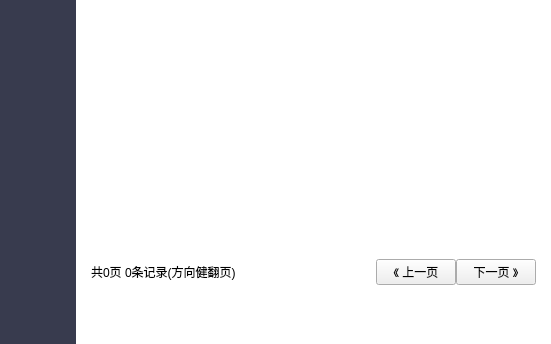
<?xml version="1.0" encoding="UTF-8"?>
<ui version="4.0">
 <class>OrderDetails</class>
 <widget class="QWidget" name="OrderDetails">
  <property name="geometry">
   <rect>
    <x>0</x>
    <y>0</y>
    <width>551</width>
    <height>344</height>
   </rect>
  </property>
  <property name="windowTitle">
   <string>Form</string>
  </property>
  <property name="styleSheet">
   <string notr="true"> #tableView_order,
#widget_6,
#widget_4,
#widget_2,
#widget_8{
border:0px;
background-color: white;
}
</string>
  </property>
  <layout class="QHBoxLayout" name="horizontalLayout" stretch="1,12">
   <property name="spacing">
    <number>0</number>
   </property>
   <property name="leftMargin">
    <number>0</number>
   </property>
   <property name="topMargin">
    <number>0</number>
   </property>
   <property name="rightMargin">
    <number>0</number>
   </property>
   <property name="bottomMargin">
    <number>0</number>
   </property>
   <item>
    <widget class="QWidget" name="widget" native="true">
     <property name="styleSheet">
      <string notr="true">#listWidget_toolbar,
#widget_3,
#widget{
background:rgb(56,59,78);
 border: none;
}

#tableView_order,
#widget_2,
#widget_4,
#widget_5,
#widget_6{
	border: none;
	background:rgb(255,255,255);

}</string>
     </property>
     <layout class="QVBoxLayout" name="verticalLayout" stretch="2,8,2">
      <property name="spacing">
       <number>0</number>
      </property>
      <property name="leftMargin">
       <number>8</number>
      </property>
      <property name="topMargin">
       <number>0</number>
      </property>
      <property name="rightMargin">
       <number>0</number>
      </property>
      <property name="bottomMargin">
       <number>0</number>
      </property>
      <item>
       <spacer name="verticalSpacer">
        <property name="orientation">
         <enum>Qt::Vertical</enum>
        </property>
        <property name="sizeHint" stdset="0">
         <size>
          <width>20</width>
          <height>54</height>
         </size>
        </property>
       </spacer>
      </item>
      <item>
       <widget class="QListWidget" name="listWidget_toolbar"/>
      </item>
      <item>
       <widget class="QWidget" name="widget_3" native="true"/>
      </item>
     </layout>
    </widget>
   </item>
   <item>
    <widget class="QWidget" name="widget_2" native="true">
     <property name="styleSheet">
      <string notr="true"/>
     </property>
     <layout class="QVBoxLayout" name="verticalLayout_2" stretch="2,8,2">
      <property name="spacing">
       <number>0</number>
      </property>
      <property name="leftMargin">
       <number>0</number>
      </property>
      <property name="topMargin">
       <number>0</number>
      </property>
      <property name="rightMargin">
       <number>0</number>
      </property>
      <property name="bottomMargin">
       <number>0</number>
      </property>
      <item>
       <widget class="QWidget" name="widget_4" native="true"/>
      </item>
      <item>
       <widget class="QWidget" name="widget_5" native="true">
        <layout class="QVBoxLayout" name="verticalLayout_3" stretch="12,1">
         <property name="spacing">
          <number>2</number>
         </property>
         <property name="leftMargin">
          <number>10</number>
         </property>
         <property name="topMargin">
          <number>0</number>
         </property>
         <property name="rightMargin">
          <number>10</number>
         </property>
         <property name="bottomMargin">
          <number>0</number>
         </property>
         <item>
          <widget class="QTableView" name="tableView_order">
           <property name="sizePolicy">
            <sizepolicy hsizetype="Expanding" vsizetype="Expanding">
             <horstretch>0</horstretch>
             <verstretch>0</verstretch>
            </sizepolicy>
           </property>
          </widget>
         </item>
         <item>
          <widget class="QWidget" name="widget_7" native="true">
           <layout class="QHBoxLayout" name="horizontalLayout_2" stretch="3,1">
            <property name="spacing">
             <number>0</number>
            </property>
            <property name="leftMargin">
             <number>5</number>
            </property>
            <property name="topMargin">
             <number>0</number>
            </property>
            <property name="rightMargin">
             <number>5</number>
            </property>
            <property name="bottomMargin">
             <number>2</number>
            </property>
            <item>
             <widget class="QLabel" name="label_page">
              <property name="text">
               <string>共0页 0条记录(方向健翻页)</string>
              </property>
             </widget>
            </item>
            <item>
             <widget class="QWidget" name="widget_8" native="true">
              <layout class="QHBoxLayout" name="horizontalLayout_3">
               <property name="spacing">
                <number>0</number>
               </property>
               <property name="leftMargin">
                <number>0</number>
               </property>
               <property name="topMargin">
                <number>0</number>
               </property>
               <property name="rightMargin">
                <number>0</number>
               </property>
               <property name="bottomMargin">
                <number>0</number>
               </property>
               <item>
                <widget class="QPushButton" name="pushButton_up">
                 <property name="text">
                  <string>《 上一页</string>
                 </property>
                </widget>
               </item>
               <item>
                <widget class="QPushButton" name="pushButton_down">
                 <property name="text">
                  <string>下一页 》</string>
                 </property>
                </widget>
               </item>
              </layout>
             </widget>
            </item>
           </layout>
          </widget>
         </item>
        </layout>
       </widget>
      </item>
      <item>
       <widget class="QWidget" name="widget_6" native="true"/>
      </item>
     </layout>
    </widget>
   </item>
  </layout>
 </widget>
 <resources/>
 <connections/>
</ui>
